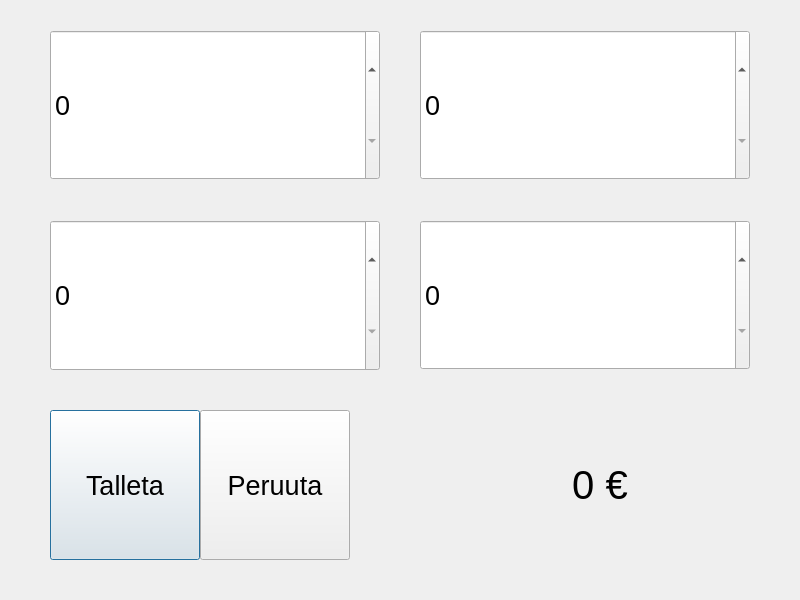
<?xml version="1.0" encoding="UTF-8"?>
<ui version="4.0">
 <class>RahanTalletus</class>
 <widget class="QDialog" name="RahanTalletus">
  <property name="geometry">
   <rect>
    <x>0</x>
    <y>0</y>
    <width>800</width>
    <height>600</height>
   </rect>
  </property>
  <property name="mouseTracking">
   <bool>true</bool>
  </property>
  <property name="windowTitle">
   <string>Rahan talletus</string>
  </property>
  <widget class="QSpinBox" name="seteli10">
   <property name="geometry">
    <rect>
     <x>50</x>
     <y>30</y>
     <width>330</width>
     <height>150</height>
    </rect>
   </property>
   <property name="font">
    <font>
     <pointsize>20</pointsize>
    </font>
   </property>
   <property name="mouseTracking">
    <bool>true</bool>
   </property>
   <property name="autoFillBackground">
    <bool>false</bool>
   </property>
   <property name="styleSheet">
    <string notr="true">border-image: url(:/kuvat/10e.jpg);</string>
   </property>
  </widget>
  <widget class="QSpinBox" name="seteli20">
   <property name="geometry">
    <rect>
     <x>420</x>
     <y>30</y>
     <width>330</width>
     <height>150</height>
    </rect>
   </property>
   <property name="font">
    <font>
     <pointsize>20</pointsize>
    </font>
   </property>
   <property name="mouseTracking">
    <bool>true</bool>
   </property>
   <property name="styleSheet">
    <string notr="true">border-image: url(:/kuvat/20e.jpg)</string>
   </property>
  </widget>
  <widget class="QSpinBox" name="seteli50">
   <property name="geometry">
    <rect>
     <x>50</x>
     <y>220</y>
     <width>330</width>
     <height>151</height>
    </rect>
   </property>
   <property name="font">
    <font>
     <pointsize>20</pointsize>
    </font>
   </property>
   <property name="mouseTracking">
    <bool>true</bool>
   </property>
   <property name="styleSheet">
    <string notr="true">border-image: url(:/kuvat/50e.png);</string>
   </property>
  </widget>
  <widget class="QPushButton" name="pushButton">
   <property name="geometry">
    <rect>
     <x>50</x>
     <y>410</y>
     <width>150</width>
     <height>150</height>
    </rect>
   </property>
   <property name="font">
    <font>
     <pointsize>20</pointsize>
    </font>
   </property>
   <property name="mouseTracking">
    <bool>true</bool>
   </property>
   <property name="text">
    <string>Talleta</string>
   </property>
  </widget>
  <widget class="QSpinBox" name="seteli100">
   <property name="geometry">
    <rect>
     <x>420</x>
     <y>220</y>
     <width>330</width>
     <height>150</height>
    </rect>
   </property>
   <property name="font">
    <font>
     <pointsize>20</pointsize>
    </font>
   </property>
   <property name="mouseTracking">
    <bool>true</bool>
   </property>
   <property name="styleSheet">
    <string notr="true">border-image: url(:/kuvat/100e.png);</string>
   </property>
  </widget>
  <widget class="QLabel" name="label">
   <property name="geometry">
    <rect>
     <x>450</x>
     <y>410</y>
     <width>300</width>
     <height>150</height>
    </rect>
   </property>
   <property name="font">
    <font>
     <pointsize>30</pointsize>
    </font>
   </property>
   <property name="mouseTracking">
    <bool>true</bool>
   </property>
   <property name="text">
    <string>0 €</string>
   </property>
   <property name="alignment">
    <set>Qt::AlignCenter</set>
   </property>
  </widget>
  <widget class="QPushButton" name="peruutaButton">
   <property name="geometry">
    <rect>
     <x>200</x>
     <y>410</y>
     <width>150</width>
     <height>150</height>
    </rect>
   </property>
   <property name="font">
    <font>
     <pointsize>20</pointsize>
    </font>
   </property>
   <property name="mouseTracking">
    <bool>true</bool>
   </property>
   <property name="text">
    <string>Peruuta</string>
   </property>
  </widget>
 </widget>
 <resources/>
 <connections/>
</ui>
